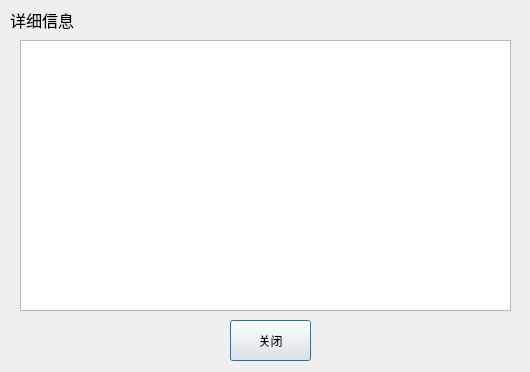
<?xml version="1.0" encoding="UTF-8"?>
<ui version="4.0">
 <class>HistoryDetail</class>
 <widget class="QDialog" name="HistoryDetail">
  <property name="geometry">
   <rect>
    <x>0</x>
    <y>0</y>
    <width>530</width>
    <height>372</height>
   </rect>
  </property>
  <property name="windowTitle">
   <string>Dialog</string>
  </property>
  <widget class="QPushButton" name="closeButton">
   <property name="geometry">
    <rect>
     <x>230</x>
     <y>320</y>
     <width>81</width>
     <height>41</height>
    </rect>
   </property>
   <property name="text">
    <string>关闭</string>
   </property>
  </widget>
  <widget class="QTextEdit" name="textEdit">
   <property name="geometry">
    <rect>
     <x>20</x>
     <y>40</y>
     <width>491</width>
     <height>271</height>
    </rect>
   </property>
  </widget>
  <widget class="QLabel" name="label">
   <property name="geometry">
    <rect>
     <x>10</x>
     <y>10</y>
     <width>71</width>
     <height>20</height>
    </rect>
   </property>
   <property name="font">
    <font>
     <family>Agency FB</family>
     <pointsize>12</pointsize>
    </font>
   </property>
   <property name="text">
    <string>详细信息</string>
   </property>
  </widget>
 </widget>
 <resources/>
 <connections/>
</ui>
